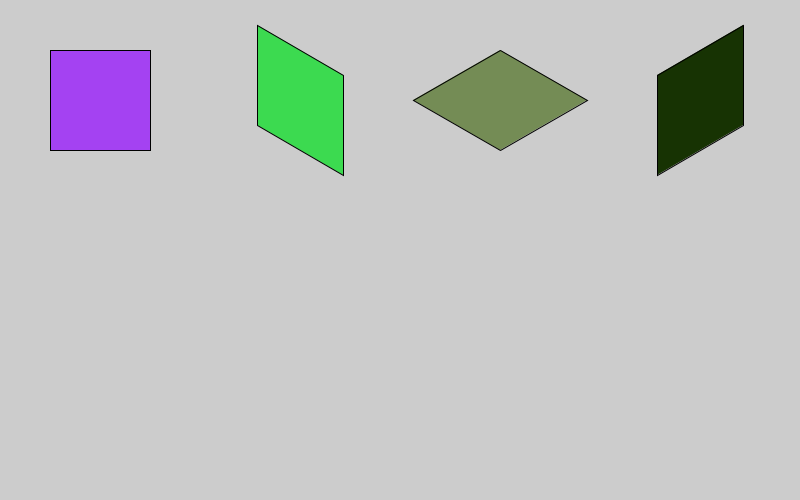
Frame 1 (no input)
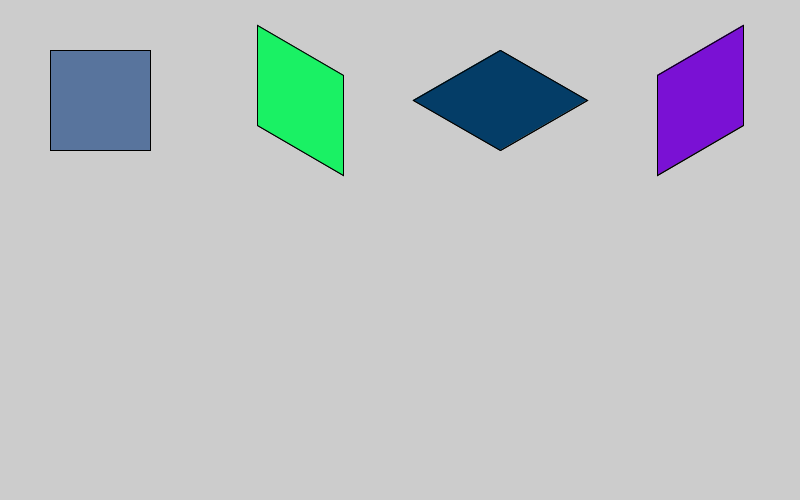
Frame 2 (the mouse pressed at the canvas centre, redrawn once)

The Processing sketch that drew these frames (run headless with seeded random() and noise(); the mouse was pressed at the canvas centre and the sketch redrawn once):

// Processing sketch: a
// ── a.pde
r a;
void setup () {
  size (800, 500);
  a= new r();
}

void draw() {
  work();
  shape(a.s, 100, 100);
  shape(a.l, 300, 100);
  shape(a.t, 500, 100);
  shape(a.r, 700, 100);
  noLoop();
}
void work() {
  color x=color((int)random(255), (int)random(255), (int)random(255));
  a.s.setFill(x);
  x=color((int)random(255), (int)random(255), (int)random(255));
  a.l.setFill(x);
  x=color((int)random(255), (int)random(255), (int)random(255));
  a.t.setFill(x);
  x=color((int)random(255), (int)random(255), (int)random(255));
  a.r.setFill(x);
}

// ── r.pde
public class r
{
  int x1, x2, y1, y2, z1, z2, w1, w2;
  int costat;
  PShape s;
  PShape l, t, r;
  r() {
    costat=100;
    x1=-costat/2;
    x2=-costat/2;
    y1=costat/2;
    y2=-costat/2;
    z1=costat/2;
    z2=costat/2;
    w1=-costat/2;
    w2=costat/2;
    s = createShape();
    s.beginShape();
    s.fill(255, 0, 0);
    s.vertex(x1, x2);
    s.vertex(y1, y2);
    s.vertex(z1, z2);
    s.vertex(w1, w2);
    s.endShape(CLOSE);
    l = createShape();
    l.beginShape();
    l.fill(0, 255, 0);
    l.vertex(-43, -75);
    l.vertex(43, -25);
    l.vertex(43, 75);
    l.vertex(-43, 25);
    l.endShape(CLOSE);
    //50 87
    t = createShape();
    t.beginShape();
    t.fill(0, 0, 255);
    t.vertex(0, -50);
    t.vertex(87, 0);
    t.vertex(0, 50);
    t.vertex(-87, 0);
    t.endShape(CLOSE);
    //r
    r = createShape();
    r.beginShape();
    r.fill(255, 0, 255);
    r.vertex(-43, -25);
    r.vertex(43, -75);
    r.vertex(43, 25);
    r.vertex(-43, 75);
    r.endShape(CLOSE);
  }
}
